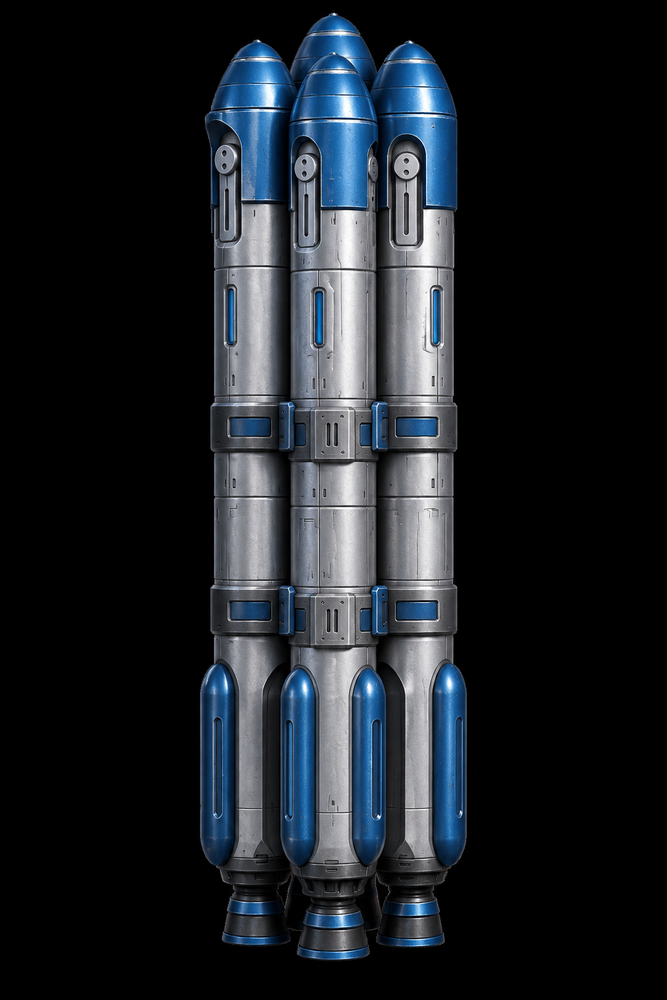
#> input picture sources/artwork/decoy/bundle-source.png, 667 x 1000 px, shrunk from 1024 x 1536 before the run
$ python remove_atlas_checkerboard.py ../artwork/decoy/bundle-source.png out.png
#> lines starting #> are read from the running program, lines starting #| are printed output that depends on the picture; after the words box and inside, x2 and y2 are one past the last pixel; in counts of white or black regions, pixels touching at a corner belong together
"""Remove border-connected neutral checkerboard pixels from a generated atlas.

Project authoring utility; requires Pillow and NumPy. It preserves foreground
RGB and existing alpha. Inspect the resulting atlas before publishing it.
"""
import argparse
from collections import deque

import numpy as np
from PIL import Image


def clean(source, destination):
#> called with source = '../artwork/decoy/bundle-source.png', destination = 'out.png'
    pixels = np.array(Image.open(source).convert("RGBA"))
    rgb = pixels[:, :, :3].astype(np.int16)
    candidate = ((rgb.max(axis=2) - rgb.min(axis=2) <= 14)
                 & (rgb.min(axis=2) >= 65) & (rgb.max(axis=2) <= 240))
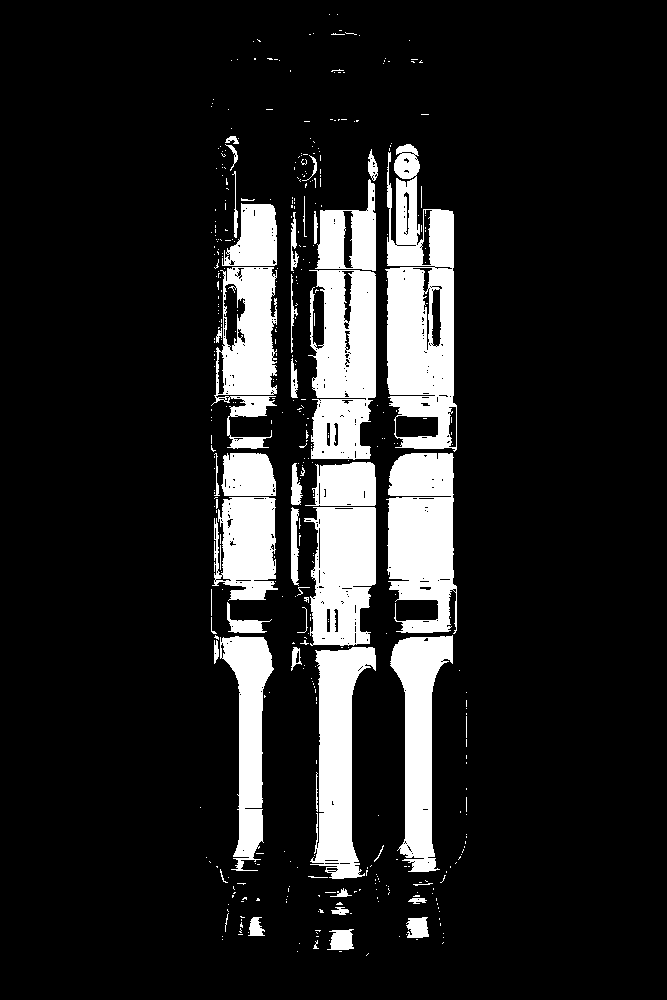
#> candidate: shape (1000, 667) bool; 13.7% white; 441 white regions (389 under 20 px), largest, box (x1, y1, x2, y2) and area: (385, 144, 457, 452) 14260, (386, 453, 457, 634) 9971, (308, 270, 376, 460) 9913
    height, width = candidate.shape
#> height = 1000; width = 667
    removed = np.zeros((height, width), dtype=bool)
    queue = deque()

    def seed(x, y):
        if candidate[y, x] and not removed[y, x]:
            removed[y, x] = True
            queue.append((x, y))

    for x in range(width):
        seed(x, 0)
        seed(x, height - 1)
    for y in range(height):
        seed(0, y)
        seed(width - 1, y)
    while queue:
        x, y = queue.popleft()
        for nx, ny in ((x - 1, y), (x + 1, y), (x, y - 1), (x, y + 1)):
            if 0 <= nx < width and 0 <= ny < height:
                seed(nx, ny)
    pixels[removed] = 0
    Image.fromarray(pixels).save(destination)
    print(f"{width}x{height}: removed {removed.sum()} background pixels; "
          f"retained {np.count_nonzero(pixels[:, :, 3])} foreground pixels")
#| 667x1000: removed 0 background pixels; retained 667000 foreground pixels
#> removed: shape (1000, 667) bool; every value is 0


if __name__ == "__main__":
    parser = argparse.ArgumentParser(description=__doc__)
    parser.add_argument("source")
    parser.add_argument("destination")
    args = parser.parse_args()
    clean(args.source, args.destination)
